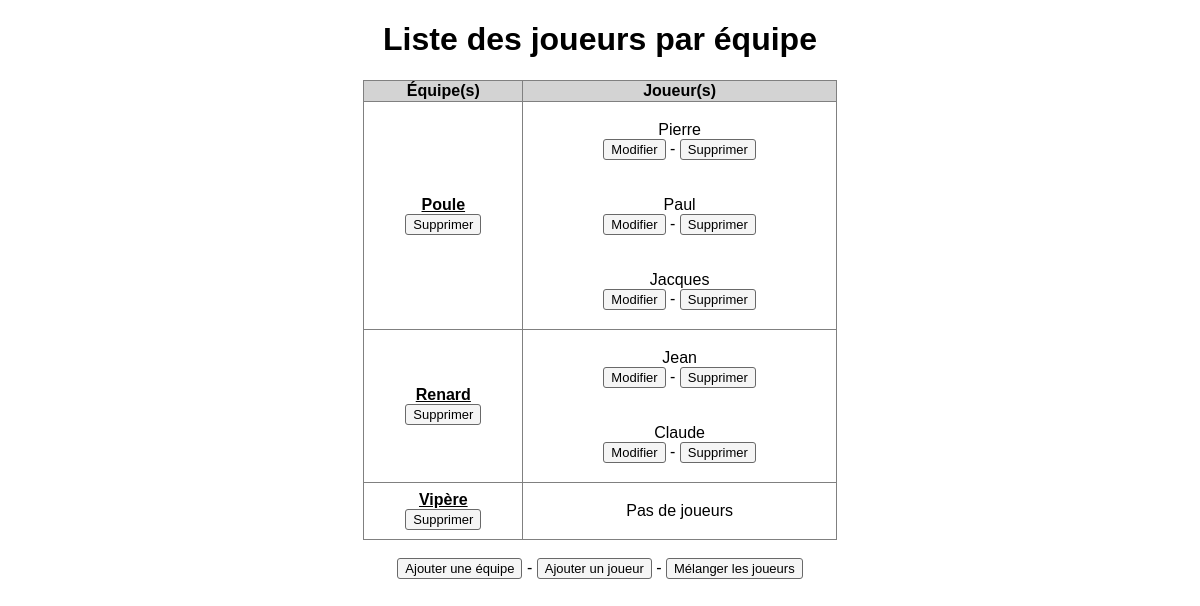
The app's page /gestion_joueurs/liste_joueurs_par_equipe/ with its own data.
### gestion_joueurs/models.py (models this page shows)
class Equipe(models.Model):
    nom_equipe = models.CharField(max_length=100)

class Joueur(models.Model):
    nom_joueur = models.CharField(max_length=100)
    equipe = models.ForeignKey(Equipe, on_delete=models.CASCADE)

### gestion_joueurs/views.py (the view)
# urls.py: path('liste_joueurs_par_equipe/', views.liste_joueurs_par_equipe, name='liste_joueurs_par_equipe'),
def liste_joueurs_par_equipe(request):
    equipes = Equipe.objects.all() # Permet de récupérer tout les éléments de la table Equipe
    return render(request, 'liste_joueurs_par_equipe.html', {'equipes': equipes})

### gestion_joueurs/templates/liste_joueurs_par_equipe.html (shortened to what this page needs)
<!DOCTYPE html>
<html lang="fr">
    <head>
    </head>
    <body>
        <h1>Liste des joueurs par équipe</h1>
        <table border=1>
            <thead>
                <tr>
                    <th>Équipe(s)</th>
                    <th>Joueur(s)</th>
                </tr>
            </thead>
            <tbody>
                {% for equipe in equipes %}
                    <tr>
                        <td>
                            <b><u>{{ equipe.nom_equipe }}</u></b><br>
                            <span>
                            <a href="{% url 'supprimer_equipe' equipe.id %}">Supprimer</a>
                        </td>
                        <td>
                            {% if equipe.joueur_set.all %}
                                {% for joueur in equipe.joueur_set.all %}
                                    <br>{{ joueur.nom_joueur }}
                                    <span>
                                        <br><a href="{% url 'modifier_joueur_equipe' joueur.id %}">Modifier</a>
                                        - <a href="{% url 'supprimer_joueur' joueur.id %}">Supprimer</a>
                                    </span>
                                    <br><br>
                                {% endfor %}
                            {% else %}
                                <br>Pas de joueurs<br><br>
                            {% endif %}
                        </td>
                    </tr>
                {% endfor %}
            </tbody>
        </table>
        <br>
        <span>
            <a href="{% url 'ajout_equipe' %}">Ajouter une équipe</a>
            - <a href="{% url 'ajout_joueur' %}">Ajouter un joueur</a>
            - <a href="{% url 'shuffle_joueurs' %}">Mélanger les joueurs</a>
        </span>
    </body>
</html>

### gestion_joueurs/templates/liste_joueurs_par_equipe.html (style rules this page uses)
body { text-align: center; font-family: Arial, sans-serif; }
table { text-align: center; width: 40%; border-collapse: collapse; text-align: center; margin: 0 auto; }
th { background-color: #D3D3D3; }
a { font-size: 13px; display: inline-block; padding: 2px 7px; text-align: center; text-decoration: none; color: black; background-color: #F5F5F5; border-radius: 3px; border: 1px solid #696969; transition: background-color 0.2s, color 0.2s; }

### records on screen
Equipe: nom_equipe "Poule"
Joueur: nom_joueur "Pierre"
Joueur: nom_joueur "Paul"
Joueur: nom_joueur "Jacques"
Equipe: nom_equipe "Renard"
Joueur: nom_joueur "Jean"
Joueur: nom_joueur "Claude"
Equipe: nom_equipe "Vipère", shows "Pas de joueurs"
